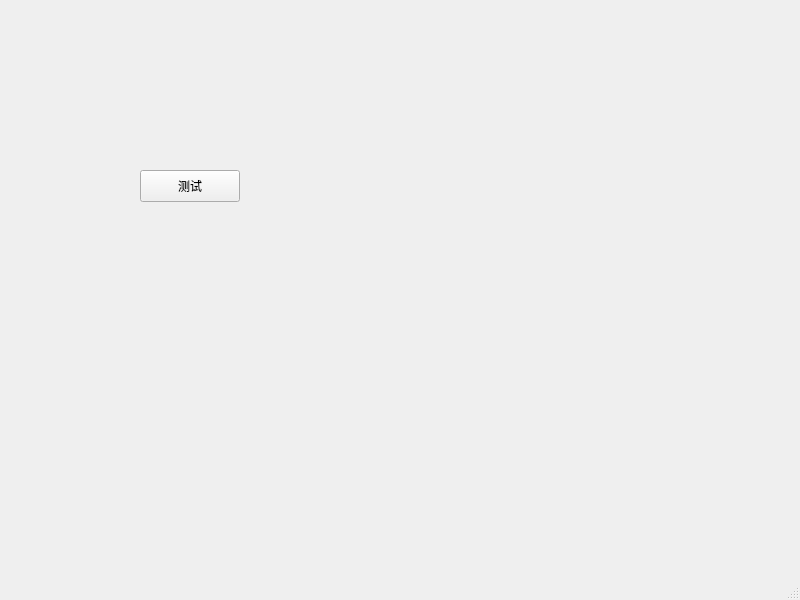
<?xml version="1.0" encoding="UTF-8"?>
<ui version="4.0">
 <class>MainWindow</class>
 <widget class="QMainWindow" name="MainWindow">
  <property name="geometry">
   <rect>
    <x>0</x>
    <y>0</y>
    <width>800</width>
    <height>600</height>
   </rect>
  </property>
  <property name="windowTitle">
   <string>MainWindow</string>
  </property>
  <widget class="QWidget" name="centralwidget">
   <widget class="QPushButton" name="pushButton">
    <property name="geometry">
     <rect>
      <x>140</x>
      <y>170</y>
      <width>100</width>
      <height>32</height>
     </rect>
    </property>
    <property name="text">
     <string>测试</string>
    </property>
   </widget>
  </widget>
  <widget class="QMenuBar" name="menubar">
   <property name="geometry">
    <rect>
     <x>0</x>
     <y>0</y>
     <width>800</width>
     <height>22</height>
    </rect>
   </property>
  </widget>
  <widget class="QStatusBar" name="statusbar"/>
 </widget>
 <resources/>
 <connections/>
</ui>
